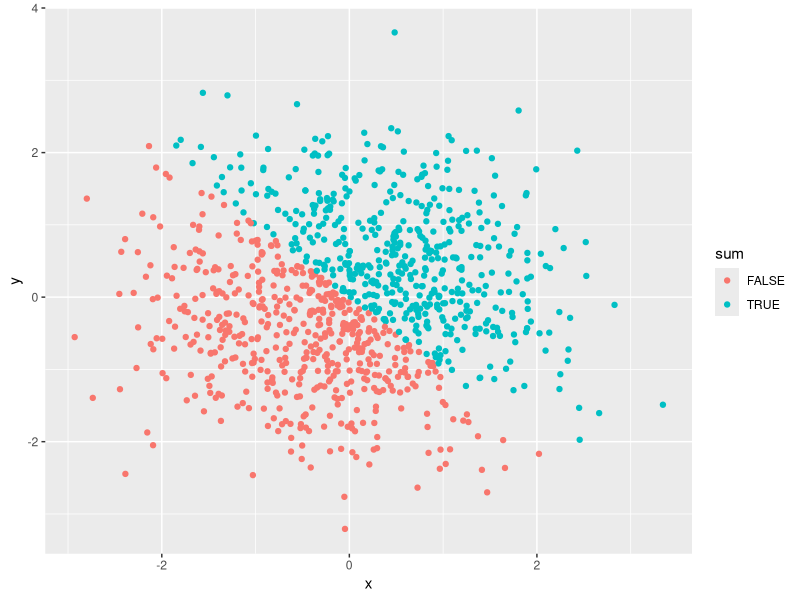
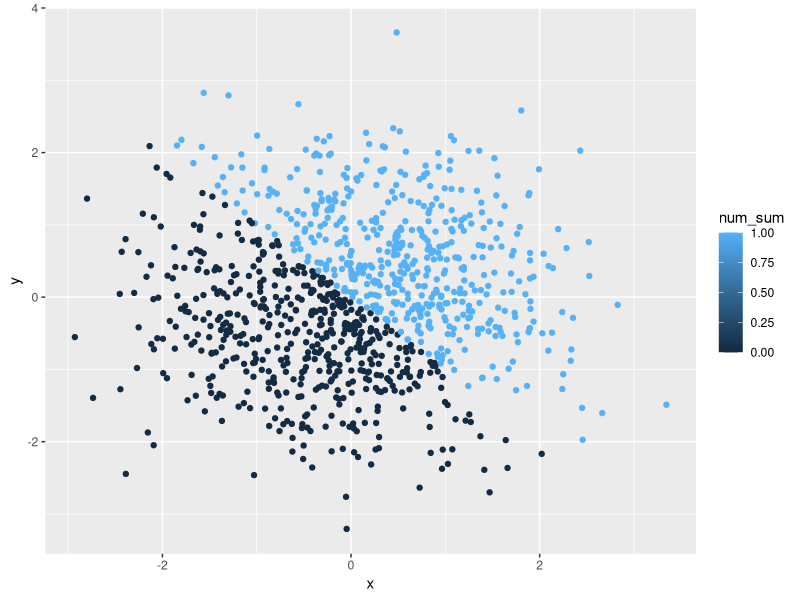
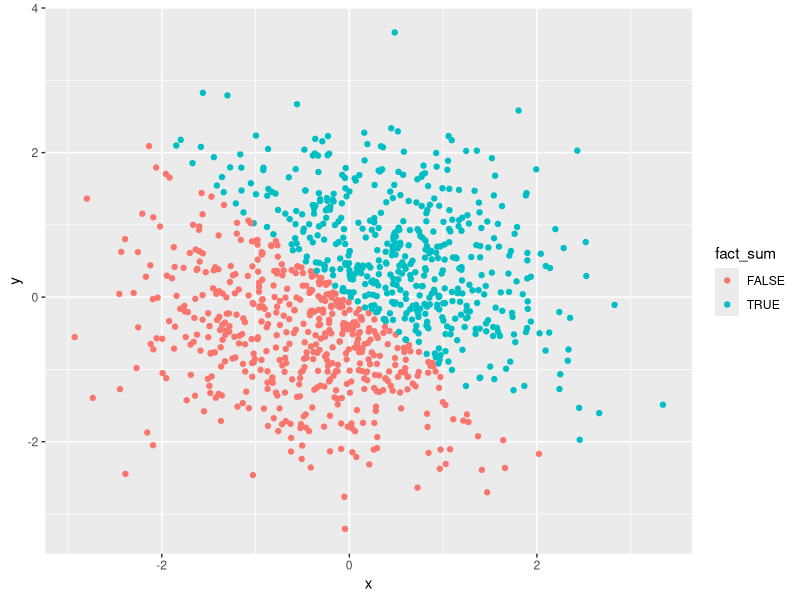

These charts were generated, in order, by the following R code:
## ---- chunk 1
rm(list = ls())
library(tidyverse)
knitr::opts_chunk$set(echo = TRUE)
## ---- chunk 2
## Creating the data frame. ## `runif` generates random uniformly distributed numbers
variable_df = tibble(
  vec_random = runif(10 , min = 0, max = 5),
  vec_logical = vec_random > 2,
  vec_char = c("A", "B", "C", "D", "E", "F", "G", "H", "I", "J"),
  vec_factor = factor(c("h", "e", "l", "l", "o", "w", "o", "r", "l", "d"))
)
## ?do I need to show a table?
## variable_df

## Taking the means of each variable in dataframe
mean(variable_df$vec_random)
mean(variable_df$vec_logical)
mean(variable_df$vec_char)
mean(variable_df$vec_factor)
## ---- chunk 3
## convert character variable from character to factor to numeric; 
vec_char_to_factor = as.factor(variable_df$vec_char)
as.numeric(vec_char_to_factor)

## convert factor variable from factor to character to numeric. 
vec_fact_to_char = as.character(variable_df$vec_factor)
as.numeric(vec_fact_to_char)
## ---- chunk 4
p2_df = tibble(
  x = rnorm(1000),
  y = rnorm(1000),
  sum = x + y > 0,
  num_sum = as.numeric(sum),
  fact_sum = as.factor(sum)
)

## should I name it sum or no name just use x + y > 0.
## ---- chunk 5
## scatterplot of x and y
ggplot(p2_df, aes(x = x, y = y)) + geom_point(aes(color = sum))
ggsave("hw1p2_scatterplot_xy.pdf", height = 4, width = 6)

## scatterplot using numeric
ggplot(p2_df, aes(x = x, y = y)) + geom_point(aes(color = num_sum))

## scatterplot using factor variables
ggplot(p2_df, aes(x = x, y = y)) + geom_point(aes(color = fact_sum))
